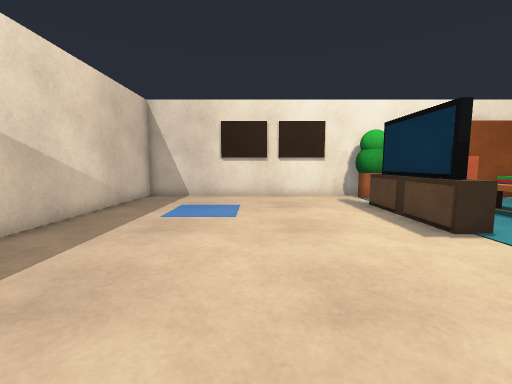
view 1 (above)

18 first-person views from a walk through a robot-simulator world made for Gazebo. The camera is 0.9 m above the floor, tilts 6° down and sees 90° across. The floor is counted in squares, 0.5 m on a side. Each view is taken from the middle of a square. On the plan, view 1 faces up. The plan holds only what a view shows up to about 15 squares ahead; the rest is blank.

view 2
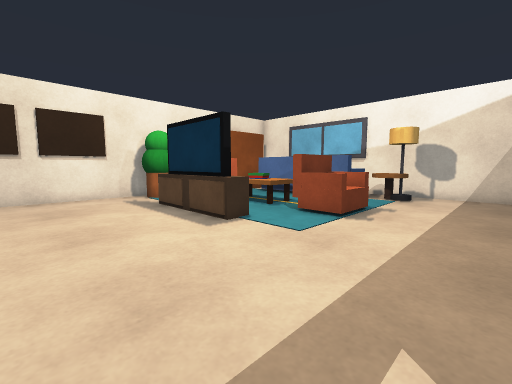

view 3
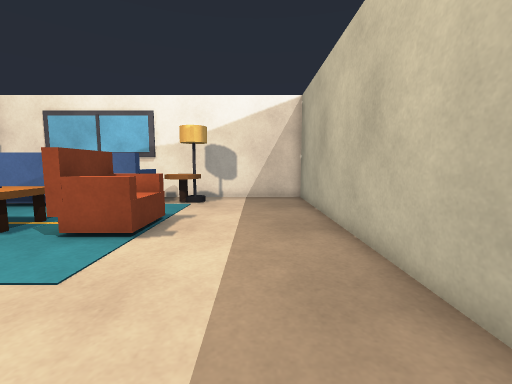

view 4
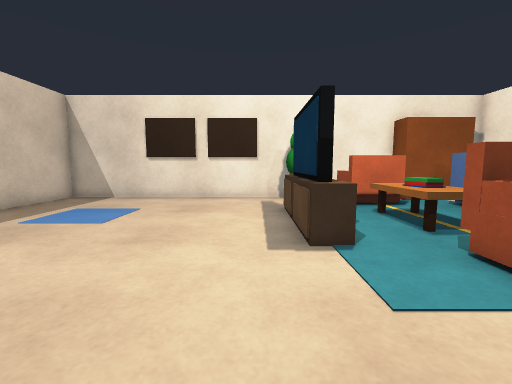

view 5
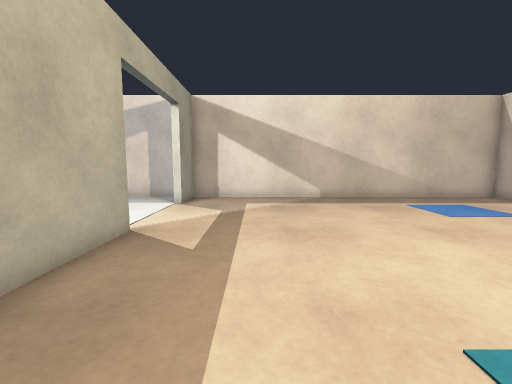

view 6
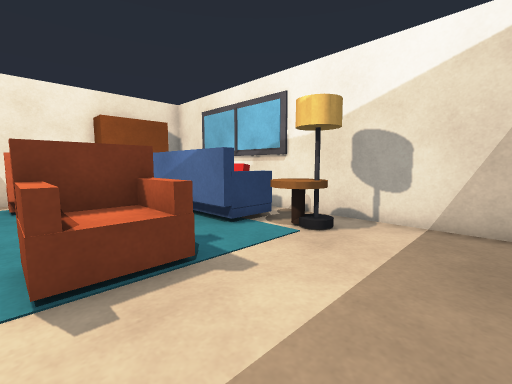

view 7
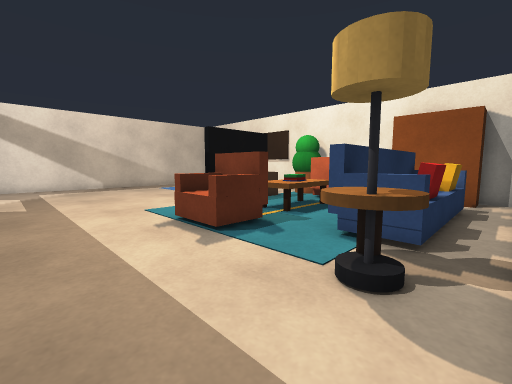

view 8
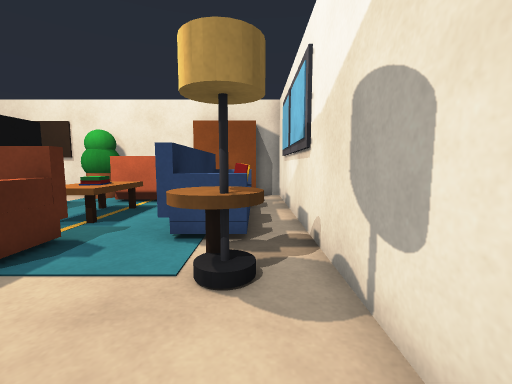

view 9
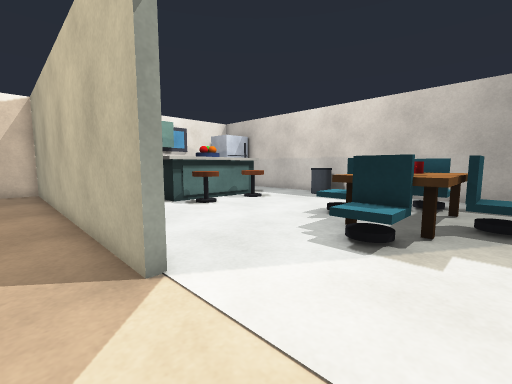

view 10
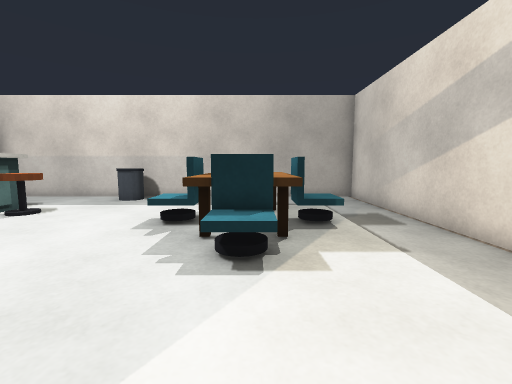

view 11
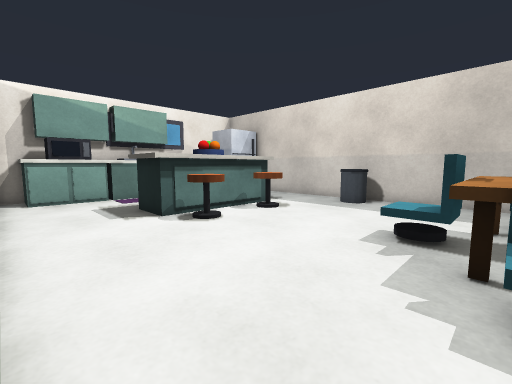

view 12
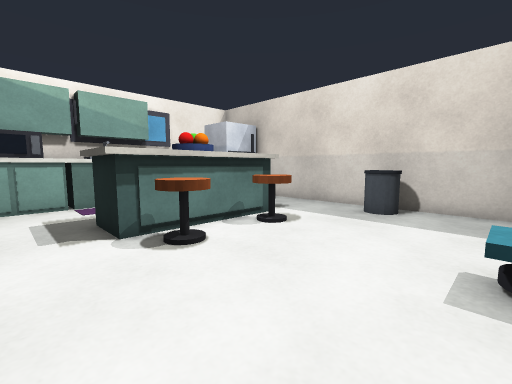

view 13
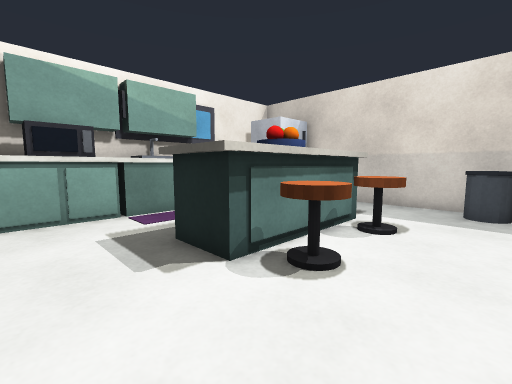

view 14
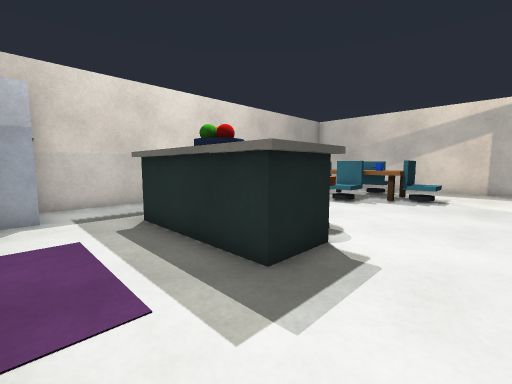

view 15
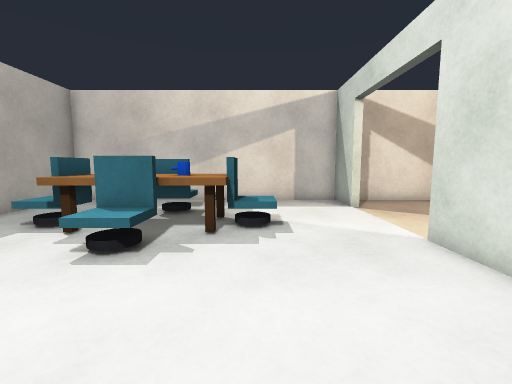

view 16
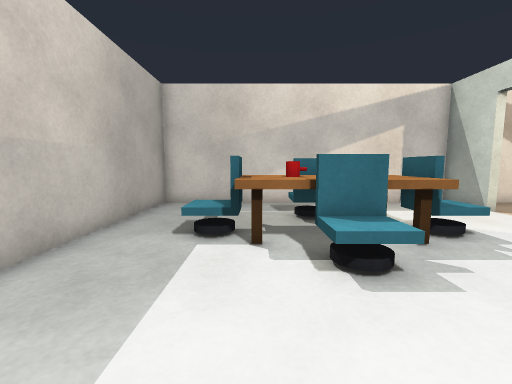

view 17
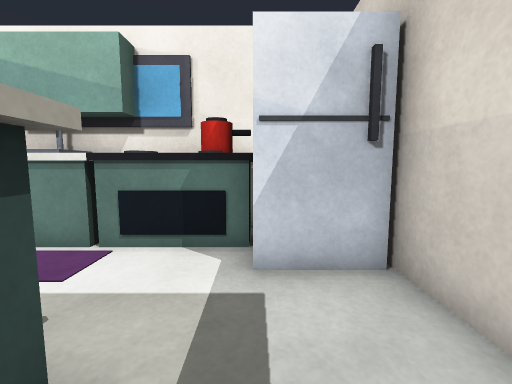

view 18
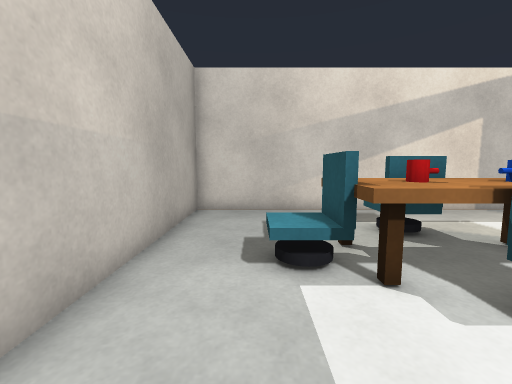

### Floor plan
Key: @ floor where view 1 was taken; # wall or solid block; . floor; P plant; B bookshelf; A armchair; K book; T coffee table; S sofa; I side table; L lamp; W window; C chair; N dining table; E stool; F bowl; U cup; G bin; R fridge; H cabinet; M microwave; J counter; O other object.
Columns run from 7 left of view 1 to 17 right of it. Each row starts with its distance up from view 1.
 16 ####################  ###
 15 #............P .   B  B.#
 14 #............PPA   BBBB.#
 13 #............ PA      ..#
 12 #............   AA  SSS.#
 11 #...........##  TT  S S.#
 10 #...........##  KT  SSSW#
  9 #...........##  KK  S S.#
  8 #...........##  TT  SSS.#
  7 #...........##      SSS.#
  6 #............. AAA  SSS.#
  5 #............. AAA   II.#
  4 #..............AAA...IL.#
  3 #.......................#
  2 #.......................#
  1 #.......................#
  0 #......@................#
 -1 #.......................#
 -2 ###.....#################
 -3 #.....................HH#
 -4 #.....................MH#
 -5 #.....................MH#
 -6 #.....CC........OOO...JH#
 -7 #....NCC......EEO O...JJ#
 -8 #....NUN........FFO...JJ#
 -9 #...CCNNCC......FFO...JJ#
-10 #...CCUNCC....EEO O...JJ#
-11 #....NCC.......EOOO...JJ#
-12 #.....CC..............JJ#
-13 #.....CC............RRRJ#
-14 #...........GG......R
-15 #...........GG......RR
-16 #####################

Positions as (right, up) in squares from view 1, and headings:
1: (0, 0), facing up
2: (0, 0), facing up-right
3: (2, 1), facing right
4: (4, 1), facing up
5: (8, 2), facing left
6: (8, 0), facing up-right
7: (16, 0), facing up-left
8: (15, 0), facing up
9: (-3, 0), facing down-right
10: (-1, -1), facing down
11: (0, -2), facing down-right
12: (2, -4), facing down-right
13: (5, -3), facing down-right
14: (14, -3), facing down-left
15: (7, -6), facing left
16: (6, -11), facing left
17: (9, -13), facing right
18: (4, -13), facing left
